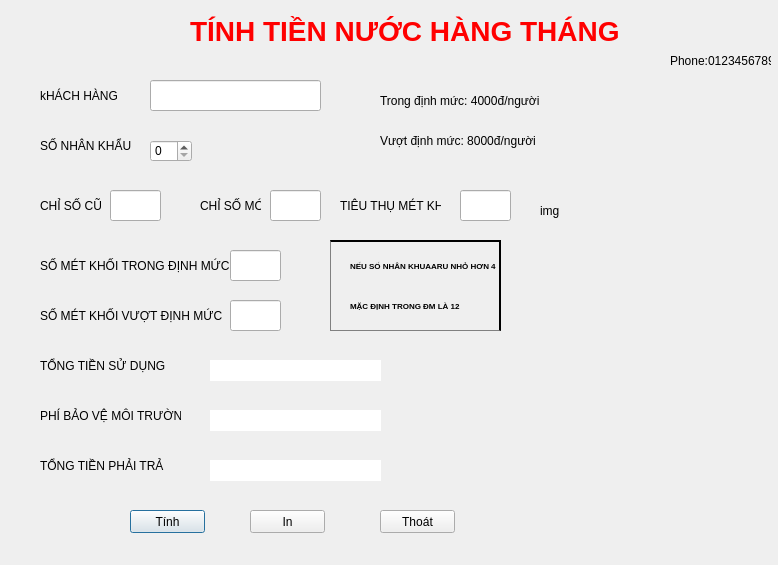
<?xml version="1.0" encoding="UTF-8"?>
<ui version="4.0">
 <class>Dialog</class>
 <widget class="QDialog" name="Dialog">
  <property name="geometry">
   <rect>
    <x>0</x>
    <y>0</y>
    <width>778</width>
    <height>565</height>
   </rect>
  </property>
  <property name="windowTitle">
   <string>Dialog</string>
  </property>
  <property name="styleSheet">
   <string notr="true">#groupBox
{border-top:2px solid;
border-right:2px solid;
border-left:1px solid grey;
border-bottom:1px solid grey;
}</string>
  </property>
  <widget class="QLabel" name="label">
   <property name="geometry">
    <rect>
     <x>190</x>
     <y>10</y>
     <width>451</width>
     <height>41</height>
    </rect>
   </property>
   <property name="styleSheet">
    <string notr="true">font:28px ;font-weight:bold;color:red</string>
   </property>
   <property name="text">
    <string>TÍNH TIỀN NƯỚC HÀNG THÁNG</string>
   </property>
  </widget>
  <widget class="QLabel" name="label_2">
   <property name="geometry">
    <rect>
     <x>40</x>
     <y>80</y>
     <width>101</width>
     <height>31</height>
    </rect>
   </property>
   <property name="text">
    <string>kHÁCH HÀNG</string>
   </property>
  </widget>
  <widget class="QLabel" name="label_3">
   <property name="geometry">
    <rect>
     <x>40</x>
     <y>130</y>
     <width>101</width>
     <height>31</height>
    </rect>
   </property>
   <property name="text">
    <string>SỐ NHÂN KHẨU</string>
   </property>
  </widget>
  <widget class="QLabel" name="label_4">
   <property name="geometry">
    <rect>
     <x>40</x>
     <y>190</y>
     <width>71</width>
     <height>31</height>
    </rect>
   </property>
   <property name="text">
    <string>CHỈ SỐ CŨ</string>
   </property>
  </widget>
  <widget class="QLabel" name="label_5">
   <property name="geometry">
    <rect>
     <x>40</x>
     <y>250</y>
     <width>241</width>
     <height>31</height>
    </rect>
   </property>
   <property name="text">
    <string>SỐ MÉT KHỐI TRONG ĐỊNH MỨC</string>
   </property>
  </widget>
  <widget class="QLabel" name="label_6">
   <property name="geometry">
    <rect>
     <x>40</x>
     <y>300</y>
     <width>241</width>
     <height>31</height>
    </rect>
   </property>
   <property name="text">
    <string>SỐ MÉT KHỐI VƯỢT ĐỊNH MỨC</string>
   </property>
  </widget>
  <widget class="QLabel" name="label_7">
   <property name="geometry">
    <rect>
     <x>200</x>
     <y>190</y>
     <width>61</width>
     <height>31</height>
    </rect>
   </property>
   <property name="text">
    <string>CHỈ SỐ MỚI</string>
   </property>
  </widget>
  <widget class="QLabel" name="label_8">
   <property name="geometry">
    <rect>
     <x>340</x>
     <y>190</y>
     <width>101</width>
     <height>31</height>
    </rect>
   </property>
   <property name="text">
    <string>TIÊU THỤ MÉT KHỐI</string>
   </property>
  </widget>
  <widget class="QLabel" name="label_9">
   <property name="geometry">
    <rect>
     <x>40</x>
     <y>350</y>
     <width>141</width>
     <height>31</height>
    </rect>
   </property>
   <property name="text">
    <string>TỔNG TIỀN SỬ DỤNG</string>
   </property>
  </widget>
  <widget class="QLabel" name="label_10">
   <property name="geometry">
    <rect>
     <x>40</x>
     <y>400</y>
     <width>141</width>
     <height>31</height>
    </rect>
   </property>
   <property name="text">
    <string>PHÍ BẢO VỆ MÔI TRƯỜNG</string>
   </property>
  </widget>
  <widget class="QLabel" name="label_11">
   <property name="geometry">
    <rect>
     <x>40</x>
     <y>450</y>
     <width>141</width>
     <height>31</height>
    </rect>
   </property>
   <property name="text">
    <string>TỔNG TIỀN PHẢI TRẢ</string>
   </property>
  </widget>
  <widget class="QGroupBox" name="groupBox">
   <property name="geometry">
    <rect>
     <x>330</x>
     <y>240</y>
     <width>171</width>
     <height>91</height>
    </rect>
   </property>
   <property name="styleSheet">
    <string notr="true"/>
   </property>
   <property name="title">
    <string/>
   </property>
   <widget class="QLabel" name="label_12">
    <property name="geometry">
     <rect>
      <x>20</x>
      <y>10</y>
      <width>161</width>
      <height>31</height>
     </rect>
    </property>
    <property name="font">
     <font>
      <pointsize>6</pointsize>
      <weight>75</weight>
      <italic>false</italic>
      <bold>true</bold>
     </font>
    </property>
    <property name="styleSheet">
     <string notr="true"/>
    </property>
    <property name="text">
     <string>NẾU SỐ NHÂN KHUAARU NHỎ HƠN 4</string>
    </property>
   </widget>
   <widget class="QLabel" name="label_13">
    <property name="geometry">
     <rect>
      <x>20</x>
      <y>50</y>
      <width>121</width>
      <height>31</height>
     </rect>
    </property>
    <property name="font">
     <font>
      <pointsize>6</pointsize>
      <weight>75</weight>
      <italic>false</italic>
      <bold>true</bold>
     </font>
    </property>
    <property name="text">
     <string>MẶC ĐỊNH TRONG ĐM LÀ 12</string>
    </property>
   </widget>
   <zorder>label_7</zorder>
   <zorder>label_12</zorder>
   <zorder>label_13</zorder>
  </widget>
  <widget class="QPushButton" name="pushButton">
   <property name="geometry">
    <rect>
     <x>130</x>
     <y>510</y>
     <width>75</width>
     <height>23</height>
    </rect>
   </property>
   <property name="text">
    <string>Tính</string>
   </property>
  </widget>
  <widget class="QPushButton" name="pushButton_2">
   <property name="geometry">
    <rect>
     <x>250</x>
     <y>510</y>
     <width>75</width>
     <height>23</height>
    </rect>
   </property>
   <property name="text">
    <string>In</string>
   </property>
  </widget>
  <widget class="QPushButton" name="pushButton_3">
   <property name="geometry">
    <rect>
     <x>380</x>
     <y>510</y>
     <width>75</width>
     <height>23</height>
    </rect>
   </property>
   <property name="text">
    <string>Thoát</string>
   </property>
  </widget>
  <widget class="QLabel" name="label_14">
   <property name="geometry">
    <rect>
     <x>210</x>
     <y>360</y>
     <width>171</width>
     <height>21</height>
    </rect>
   </property>
   <property name="styleSheet">
    <string notr="true">background-color:white; color:blue;</string>
   </property>
   <property name="text">
    <string/>
   </property>
  </widget>
  <widget class="QLabel" name="label_15">
   <property name="geometry">
    <rect>
     <x>210</x>
     <y>410</y>
     <width>171</width>
     <height>21</height>
    </rect>
   </property>
   <property name="styleSheet">
    <string notr="true">background-color:white; color:orange</string>
   </property>
   <property name="text">
    <string/>
   </property>
  </widget>
  <widget class="QLabel" name="label_16">
   <property name="geometry">
    <rect>
     <x>210</x>
     <y>460</y>
     <width>171</width>
     <height>21</height>
    </rect>
   </property>
   <property name="styleSheet">
    <string notr="true">background-color:white; color :red;</string>
   </property>
   <property name="text">
    <string/>
   </property>
  </widget>
  <widget class="QLabel" name="label_17">
   <property name="geometry">
    <rect>
     <x>480</x>
     <y>350</y>
     <width>261</width>
     <height>181</height>
    </rect>
   </property>
   <property name="styleSheet">
    <string notr="true">border-top:2px solid;
border-right:2px solid;
border-left:1px solid grey;
border-bottom:1px solid grey;
}</string>
   </property>
   <property name="text">
    <string/>
   </property>
  </widget>
  <widget class="QLineEdit" name="lineEdit">
   <property name="geometry">
    <rect>
     <x>150</x>
     <y>80</y>
     <width>171</width>
     <height>31</height>
    </rect>
   </property>
  </widget>
  <widget class="QLineEdit" name="lineEdit_3">
   <property name="geometry">
    <rect>
     <x>110</x>
     <y>190</y>
     <width>51</width>
     <height>31</height>
    </rect>
   </property>
  </widget>
  <widget class="QLineEdit" name="lineEdit_4">
   <property name="geometry">
    <rect>
     <x>270</x>
     <y>190</y>
     <width>51</width>
     <height>31</height>
    </rect>
   </property>
  </widget>
  <widget class="QLineEdit" name="lineEdit_5">
   <property name="geometry">
    <rect>
     <x>460</x>
     <y>190</y>
     <width>51</width>
     <height>31</height>
    </rect>
   </property>
  </widget>
  <widget class="QLineEdit" name="lineEdit_6">
   <property name="geometry">
    <rect>
     <x>230</x>
     <y>250</y>
     <width>51</width>
     <height>31</height>
    </rect>
   </property>
  </widget>
  <widget class="QLineEdit" name="lineEdit_7">
   <property name="geometry">
    <rect>
     <x>230</x>
     <y>300</y>
     <width>51</width>
     <height>31</height>
    </rect>
   </property>
  </widget>
  <widget class="QLabel" name="label_18">
   <property name="geometry">
    <rect>
     <x>670</x>
     <y>50</y>
     <width>101</width>
     <height>21</height>
    </rect>
   </property>
   <property name="text">
    <string>Phone:0123456789</string>
   </property>
  </widget>
  <widget class="QLabel" name="label_19">
   <property name="geometry">
    <rect>
     <x>540</x>
     <y>100</y>
     <width>181</width>
     <height>221</height>
    </rect>
   </property>
   <property name="text">
    <string>img</string>
   </property>
  </widget>
  <widget class="QLabel" name="label_20">
   <property name="geometry">
    <rect>
     <x>380</x>
     <y>90</y>
     <width>181</width>
     <height>21</height>
    </rect>
   </property>
   <property name="text">
    <string>Trong định mức: 4000đ/người</string>
   </property>
  </widget>
  <widget class="QLabel" name="label_21">
   <property name="geometry">
    <rect>
     <x>380</x>
     <y>130</y>
     <width>181</width>
     <height>21</height>
    </rect>
   </property>
   <property name="text">
    <string>Vượt định mức: 8000đ/người</string>
   </property>
  </widget>
  <widget class="QSpinBox" name="spinBox">
   <property name="geometry">
    <rect>
     <x>150</x>
     <y>140</y>
     <width>42</width>
     <height>22</height>
    </rect>
   </property>
  </widget>
 </widget>
 <resources/>
 <connections/>
</ui>
